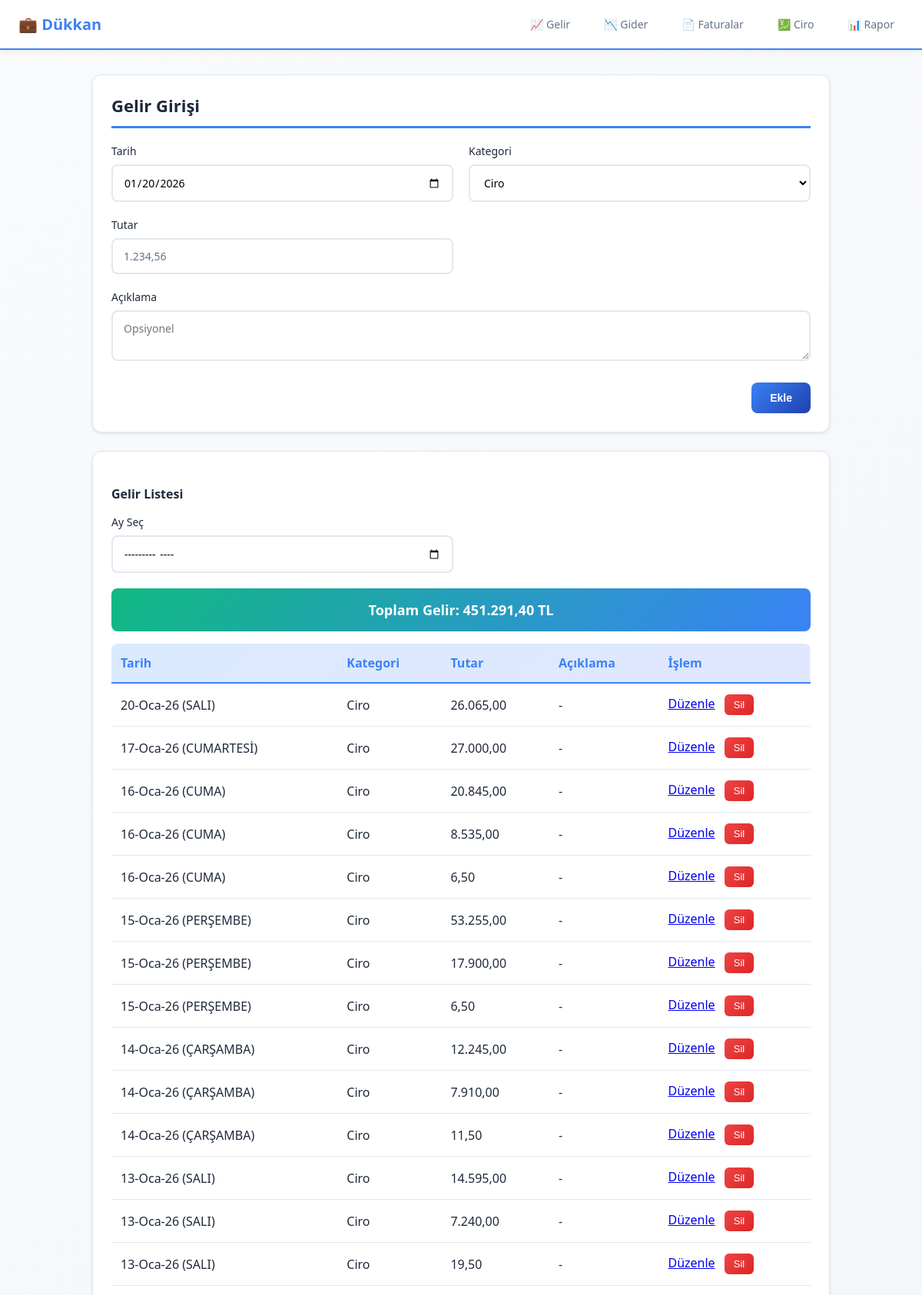
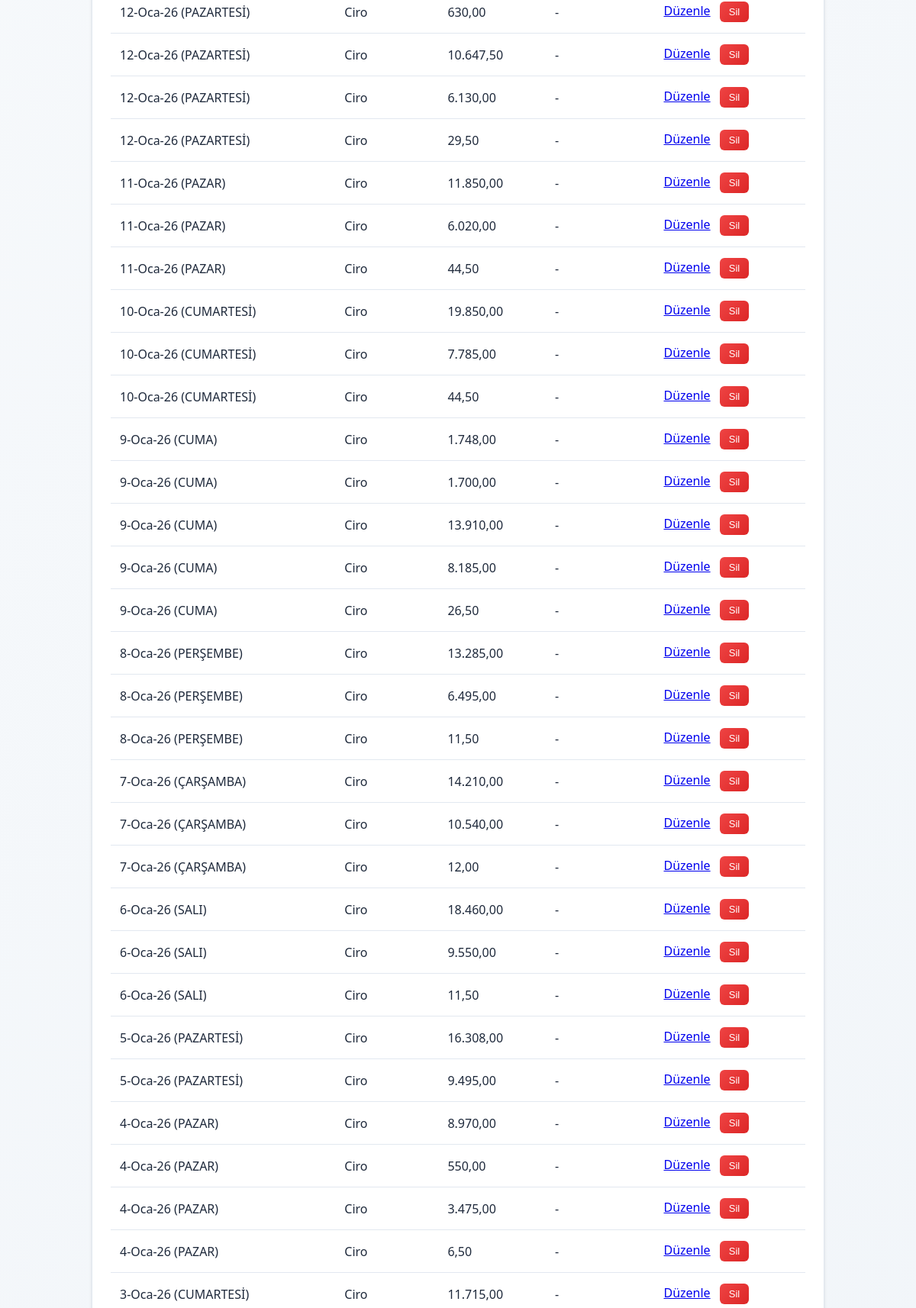
The page /incomes (upper part) on the database its author committed (2 pictures, top to bottom).
### app.py (models this page shows)
class Income(db.Model):
    __tablename__ = "income"
    id = db.Column(db.Integer, primary_key=True)
    date = db.Column(db.Date, nullable=False)
    category = db.Column(db.String(64), nullable=True)
    amount = db.Column(db.Float, nullable=False)
    payment_type = db.Column(db.String(16), nullable=False)  # 'cash' or 'card'
    description = db.Column(db.Text, nullable=True)

### app.py (the view, shortened to what this page needs)
@app.route("/incomes", methods=["GET", "POST"])
def incomes():
    selected_month = request.args.get("month", "")
    if selected_month:
        try:
            year, month = selected_month.split("-")
            year, month = int(year), int(month)
            items = Income.query.filter(
                db.extract('year', Income.date) == year,
                db.extract('month', Income.date) == month
            ).order_by(Income.date.desc(), Income.id.desc()).all()
        except:
            items = Income.query.order_by(Income.date.desc(), Income.id.desc()).all()
    else:
        items = Income.query.order_by(Income.date.desc(), Income.id.desc()).all()
    total = sum(item.amount for item in items)
    return render_template("incomes.html", items=items, today=date.today(),
                         selected_month=selected_month, total=total)

### app.py (called while the page is built)
def parse_date(value):
    if isinstance(value, (date, datetime)):
        return value.date() if isinstance(value, datetime) else value
    try:
        return datetime.strptime(value, "%Y-%m-%d").date()
    except Exception:
        return date.today()

@app.template_filter("tr_day")
def tr_day(value):
    d = parse_date(value)
    return TR_DAYS[d.weekday()]

@app.template_filter("tr_short_date")
def tr_short_date(value):
    d = parse_date(value)
    return f"{d.day}-{TR_MONTHS_SHORT[d.month-1]}-{str(d.year)[-2:]}"

@app.template_filter("tr_currency")
def tr_currency(value):
    try:
        n = float(value or 0)
    except Exception:
        n = 0.0
    s = f"{n:,.2f}".replace(",", "X").replace(".", ",").replace("X", ".")
    return s

### templates/incomes.html (shortened to what this page needs)
{% extends 'base.html' %}
{% block content %}
<section class="card">
  <h2>Gelir Girişi</h2>
  <form method="post" class="form-grid">
    <label>
      Tarih
      <input type="date" name="date" value="{{ today }}" required>
    </label>
    <label>
      Kategori
      <select name="category" required>
        <option value="Ciro">Ciro</option>
      </select>
    </label>
    <label>
      Tutar
      <input type="text" step="0.01" name="amount" id="inc_amount" placeholder="1.234,56" required>
    </label>
    <label class="full">
      Açıklama
      <textarea name="description" rows="2" placeholder="Opsiyonel"></textarea>
    </label>
    <div class="actions">
      <button type="submit">Ekle</button>
    </div>
  </form>
</section>
<section class="card">
  <h3>Gelir Listesi</h3>
  <form method="get" class="form-grid" style="margin-bottom: 20px;">
    <label>
      Ay Seç
      <input type="month" name="month" value="{{ selected_month }}" onchange="this.form.submit()">
    </label>
    <div>
    </div>
  </form>
  <div style="background: linear-gradient(135deg, #10b981 0%, #3b82f6 100%); padding: 16px; border-radius: 8px; margin-bottom: 16px; color: white; font-size: 18px; font-weight: bold; text-align: center;">
    Toplam Gelir: {{ total | tr_currency }} TL
  </div>
  <table class="table">
    <thead>
      <tr>
        <th>Tarih</th>
        <th>Kategori</th>
        <th>Tutar</th>
        <th>Açıklama</th>
        <th>İşlem</th>
      </tr>
    </thead>
    <tbody>
      {% for i in items %}
        <tr>
          <td>{{ i.date | tr_short_date }} ({{ i.date | tr_day }})</td>
          <td>{{ i.category or '-' }}</td>
          <td>{{ i.amount | tr_currency }}</td>
          <td>{{ i.description or '-' }}</td>
          <td>
            <a href="/income/edit/{{ i.id }}" style="margin-right:8px;">Düzenle</a>
            <form method="post" action="/income/delete/{{ i.id }}" style="display:inline;" onsubmit="return confirm('Silmek istediğinize emin misiniz?');">
              <button type="submit" class="btn-delete">Sil</button>
            </form>
          </td>
        </tr>
      {% endfor %}
    </tbody>
  </table>
</section>
{% endblock %}

### static/styles.css (style rules this page uses)
* { box-sizing: border-box; }
:root { --primary: #3b82f6; --primary-dark: #1e40af; --primary-light: #dbeafe; --success: #10b981; --danger: #ef4444; --warning: #f59e0b; --bg: #f8fafc; --bg-light: #f1f5f9; --border: #e2e8f0; --text: #1e293b; --text-muted: #64748b; }
body { font-family: 'Segoe UI', system-ui, -apple-system, Roboto, sans-serif; margin: 0; background: linear-gradient(135deg, #f8fafc 0%, #f1f5f9 100%); color: var(--text); min-height: 100vh; }
.card { background: white; border-radius: 12px; padding: 24px; margin-bottom: 24px; box-shadow: 0 1px 3px rgba(0, 0, 0, 0.08), 0 2px 6px rgba(0, 0, 0, 0.04); border: 1px solid var(--border); transition: all 0.2s ease; }
.card h2 { margin: 0 0 20px 0; font-size: 22px; color: var(--text); border-bottom: 3px solid var(--primary); padding-bottom: 12px; }
.card h3 { margin: 20px 0 16px 0; font-size: 16px; color: var(--text); font-weight: 600; }
.form-grid { display: grid; grid-template-columns: repeat(2, 1fr); gap: 20px; }
.form-grid label { display: flex; flex-direction: column; font-size: 14px; font-weight: 500; color: var(--text); gap: 8px; }
.form-grid label input, .form-grid label textarea, .form-grid label select { padding: 12px 14px; border: 2px solid var(--border); border-radius: 8px; font-size: 14px; font-family: inherit; transition: all 0.2s ease; background: white; }
.form-grid label input::placeholder { color: var(--text-muted); }
.form-grid label.full { grid-column: 1 / -1; }
.actions { grid-column: 1 / -1; display: flex; justify-content: flex-end; gap: 12px; margin-top: 8px; }
.actions button, .actions a { padding: 12px 24px; border: none; background: linear-gradient(135deg, var(--primary) 0%, var(--primary-dark) 100%); color: white; border-radius: 8px; cursor: pointer; font-weight: 600; font-size: 14px; transition: all 0.2s ease; text-decoration: none; display: inline-block; }
.table { width: 100%; border-collapse: collapse; overflow: hidden; border-radius: 8px; }
.table thead { background: linear-gradient(135deg, var(--primary-light) 0%, #e0e7ff 100%); }
.table th { color: var(--primary); font-weight: 600; padding: 14px 12px; text-align: left; border-bottom: 2px solid var(--primary); }
.table td { padding: 14px 12px; border-bottom: 1px solid var(--border); }
.table tbody tr { transition: all 0.2s ease; }
.btn-delete { background: linear-gradient(135deg, var(--danger) 0%, #dc2626 100%); color: white; border: none; padding: 6px 12px; border-radius: 6px; cursor: pointer; font-size: 13px; font-weight: 500; transition: all 0.2s ease; }

### rows shown on the page
Income: date|tr_short_date "20-Oca-26", date|tr_day "SALI", category "Ciro", amount|tr_currency "26.065,00", description "-"
Income: date|tr_short_date "17-Oca-26", date|tr_day "CUMARTESİ", category "Ciro", amount|tr_currency "27.000,00", description "-"
Income: date|tr_short_date "16-Oca-26", date|tr_day "CUMA", category "Ciro", amount|tr_currency "20.845,00", description "-"
Income: date|tr_short_date "16-Oca-26", date|tr_day "CUMA", category "Ciro", amount|tr_currency "8.535,00", description "-"
Income: date|tr_short_date "16-Oca-26", date|tr_day "CUMA", category "Ciro", amount|tr_currency "6,50", description "-"
Income: date|tr_short_date "15-Oca-26", date|tr_day "PERŞEMBE", category "Ciro", amount|tr_currency "53.255,00", description "-"
Income: date|tr_short_date "15-Oca-26", date|tr_day "PERŞEMBE", category "Ciro", amount|tr_currency "17.900,00", description "-"
Income: date|tr_short_date "15-Oca-26", date|tr_day "PERŞEMBE", category "Ciro", amount|tr_currency "6,50", description "-"
Income: date|tr_short_date "14-Oca-26", date|tr_day "ÇARŞAMBA", category "Ciro", amount|tr_currency "12.245,00", description "-"
Income: date|tr_short_date "14-Oca-26", date|tr_day "ÇARŞAMBA", category "Ciro", amount|tr_currency "7.910,00", description "-"
Income: date|tr_short_date "14-Oca-26", date|tr_day "ÇARŞAMBA", category "Ciro", amount|tr_currency "11,50", description "-"
Income: date|tr_short_date "13-Oca-26", date|tr_day "SALI", category "Ciro", amount|tr_currency "14.595,00", description "-"
Income: date|tr_short_date "13-Oca-26", date|tr_day "SALI", category "Ciro", amount|tr_currency "7.240,00", description "-"
Income: date|tr_short_date "13-Oca-26", date|tr_day "SALI", category "Ciro", amount|tr_currency "19,50", description "-"
Income: date|tr_short_date "12-Oca-26", date|tr_day "PAZARTESİ", category "Ciro", amount|tr_currency "630,00", description "-"
Income: date|tr_short_date "12-Oca-26", date|tr_day "PAZARTESİ", category "Ciro", amount|tr_currency "10.647,50", description "-"
Income: date|tr_short_date "12-Oca-26", date|tr_day "PAZARTESİ", category "Ciro", amount|tr_currency "6.130,00", description "-"
Income: date|tr_short_date "12-Oca-26", date|tr_day "PAZARTESİ", category "Ciro", amount|tr_currency "29,50", description "-"
Income: date|tr_short_date "11-Oca-26", date|tr_day "PAZAR", category "Ciro", amount|tr_currency "11.850,00", description "-"
Income: date|tr_short_date "11-Oca-26", date|tr_day "PAZAR", category "Ciro", amount|tr_currency "6.020,00", description "-"
Income: date|tr_short_date "11-Oca-26", date|tr_day "PAZAR", category "Ciro", amount|tr_currency "44,50", description "-"
Income: date|tr_short_date "10-Oca-26", date|tr_day "CUMARTESİ", category "Ciro", amount|tr_currency "19.850,00", description "-"
Income: date|tr_short_date "10-Oca-26", date|tr_day "CUMARTESİ", category "Ciro", amount|tr_currency "7.785,00", description "-"
Income: date|tr_short_date "10-Oca-26", date|tr_day "CUMARTESİ", category "Ciro", amount|tr_currency "44,50", description "-"
Income: date|tr_short_date "9-Oca-26", date|tr_day "CUMA", category "Ciro", amount|tr_currency "1.748,00", description "-"
Income: date|tr_short_date "9-Oca-26", date|tr_day "CUMA", category "Ciro", amount|tr_currency "1.700,00", description "-"
Income: date|tr_short_date "9-Oca-26", date|tr_day "CUMA", category "Ciro", amount|tr_currency "13.910,00", description "-"
Income: date|tr_short_date "9-Oca-26", date|tr_day "CUMA", category "Ciro", amount|tr_currency "8.185,00", description "-"
Income: date|tr_short_date "9-Oca-26", date|tr_day "CUMA", category "Ciro", amount|tr_currency "26,50", description "-"
Income: date|tr_short_date "8-Oca-26", date|tr_day "PERŞEMBE", category "Ciro", amount|tr_currency "13.285,00", description "-"
Income: date|tr_short_date "8-Oca-26", date|tr_day "PERŞEMBE", category "Ciro", amount|tr_currency "6.495,00", description "-"
Income: date|tr_short_date "8-Oca-26", date|tr_day "PERŞEMBE", category "Ciro", amount|tr_currency "11,50", description "-"
Income: date|tr_short_date "7-Oca-26", date|tr_day "ÇARŞAMBA", category "Ciro", amount|tr_currency "14.210,00", description "-"
Income: date|tr_short_date "7-Oca-26", date|tr_day "ÇARŞAMBA", category "Ciro", amount|tr_currency "10.540,00", description "-"
Income: date|tr_short_date "7-Oca-26", date|tr_day "ÇARŞAMBA", category "Ciro", amount|tr_currency "12,00", description "-"
Income: date|tr_short_date "6-Oca-26", date|tr_day "SALI", category "Ciro", amount|tr_currency "18.460,00", description "-"
Income: date|tr_short_date "6-Oca-26", date|tr_day "SALI", category "Ciro", amount|tr_currency "9.550,00", description "-"
Income: date|tr_short_date "6-Oca-26", date|tr_day "SALI", category "Ciro", amount|tr_currency "11,50", description "-"
Income: date|tr_short_date "5-Oca-26", date|tr_day "PAZARTESİ", category "Ciro", amount|tr_currency "16.308,00", description "-"
Income: date|tr_short_date "5-Oca-26", date|tr_day "PAZARTESİ", category "Ciro", amount|tr_currency "9.495,00", description "-"
Income: date|tr_short_date "4-Oca-26", date|tr_day "PAZAR", category "Ciro", amount|tr_currency "8.970,00", description "-"
Income: date|tr_short_date "4-Oca-26", date|tr_day "PAZAR", category "Ciro", amount|tr_currency "550,00", description "-"
Income: date|tr_short_date "4-Oca-26", date|tr_day "PAZAR", category "Ciro", amount|tr_currency "3.475,00", description "-"
Income: date|tr_short_date "4-Oca-26", date|tr_day "PAZAR", category "Ciro", amount|tr_currency "6,50", description "-"
Income: date|tr_short_date "3-Oca-26", date|tr_day "CUMARTESİ", category "Ciro", amount|tr_currency "11.715,00", description "-"

### other values the page prints
{{ total | tr_currency }} "451.291,40"
